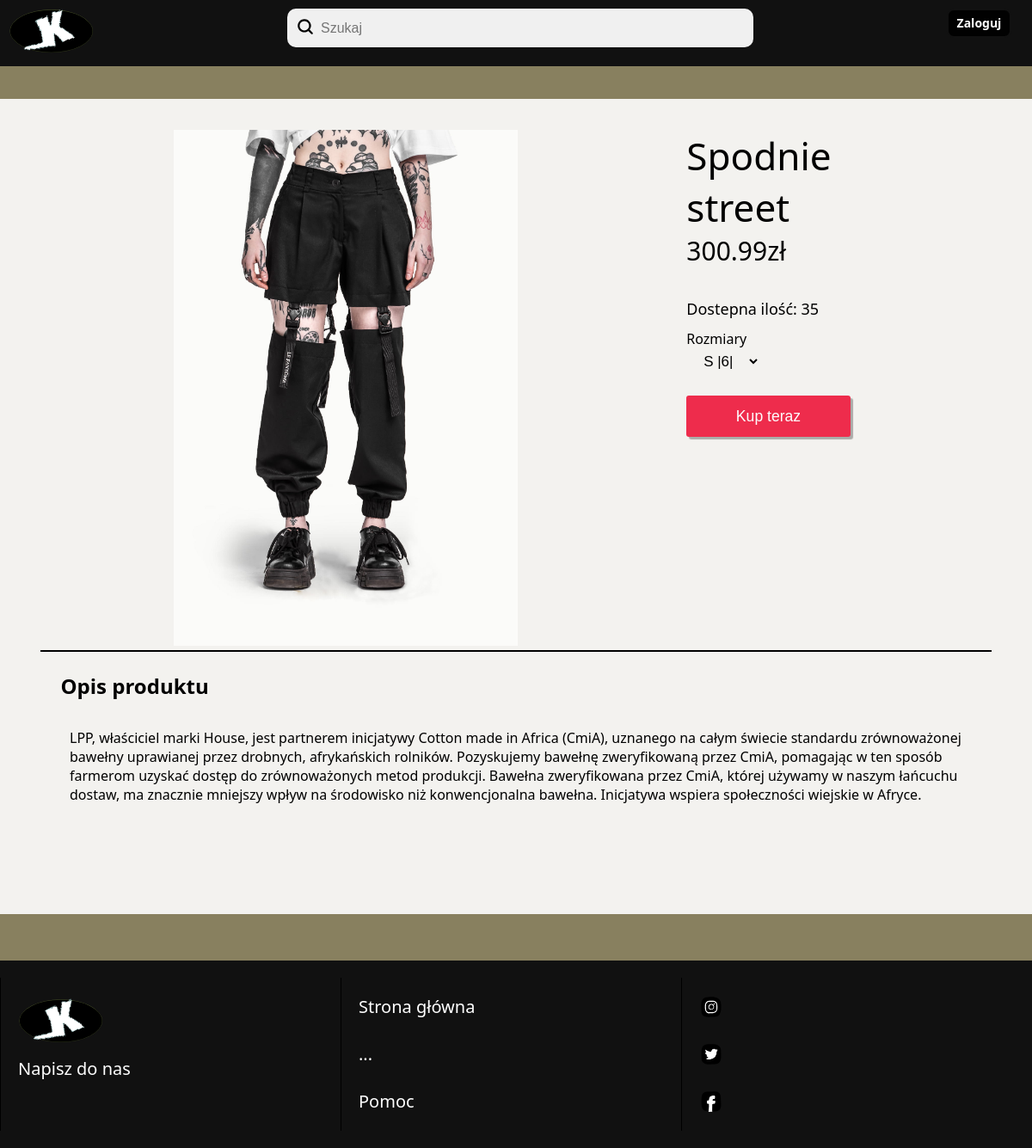
The page /produkty/spodnie-street-966862i.php on the database its author committed.
### tables this page shows
CREATE TABLE `produkty` (
  `id` int(11) NOT NULL,
  `nazwa` varchar(200) NOT NULL,
  `cena` decimal(10,2) NOT NULL,
  `ilosc` smallint(6) NOT NULL,
  `rodzaj` varchar(50) NOT NULL,
  `opis` text NOT NULL,
  `zdjecie` varchar(255) DEFAULT NULL,
  `indeks_produktu` varchar(8) DEFAULT NULL,
  `link` varchar(255) DEFAULT NULL
);

### produkty/spodnie-street-966862i.php (the view, shortened to what this page needs)
<!DOCTYPE html>
<html lang='pl'>
<head>
    <link rel='stylesheet' href='../s.css?v1.1'>
</head>
<body>
<?php
include_once('../header_produkty.php');
include_once('../laczenieZbaza.php');
$actual_link = (empty($_SERVER['HTTPS']) ? 'http' : 'https') . "://$_SERVER[HTTP_HOST]$_SERVER[REQUEST_URI]";
$indeks1 = explode('http://localhost/forum/produkty/', $actual_link);
$indeks2 = explode('.php',$indeks1[1]);
$indeks3 = explode('-',$indeks2[0]);
$pyt_prod= $conn -> prepare('SELECT nazwa,cena,ilosc,opis,zdjecie FROM produkty WHERE indeks_produktu like ?');
$indeks_produktu = end($indeks3);
$pyt_prod->execute([$indeks_produktu]);
$dane = $pyt_prod->fetch();
$pyt_rozmiar= $conn -> prepare('SELECT rozmiary_produktow.rozmiar, rozmiary_produktow.ilosc FROM rozmiary_produktow inner join produkty on rozmiary_produktow.id_produktu = produkty.id WHERE produkty.indeks_produktu like ?');
$pyt_rozmiar->execute([$indeks_produktu]);
$zdjecie_prod = "../". $dane["zdjecie"];
$nazwa_prod = str_replace('-', ' ', $dane["nazwa"]);
?>
<div class='contener'>
<div class='grid_produkt'>
    <div id='div1'>
        <?php echo "<img src=$zdjecie_prod id=prod width=400px height=auto alt=zdjecie/produktu>"; ?>
    </div>
    <div id="div2">
        <?php
        echo "<form action=../dodaj_do_koszyka.php method=POST>";
        echo "<p id=nazwa>".ucfirst($nazwa_prod)."</p>";
        echo "<p name=cena id=cena>".$dane["cena"]. "zł</p>";
        echo "<p name=ilosc id=ilosc>Dostepna ilość: ".$dane["ilosc"]."</p>";
        echo "<span>Rozmiary</span> "."<select id=rozmiar name=rozmiar >";
        while ($rozmiar = $pyt_rozmiar->fetch()) {
            echo "<option value=".$rozmiar["rozmiar"].">".$rozmiar["rozmiar"]. " |". $rozmiar["ilosc"] . "|".'</option>';
        }
        echo "</select>";
        echo "<button type=submit >Kup teraz</button></form>";
        ?>
    </div>
    <div id="div3">
        <?php
        echo "<h2>Opis produktu</h2><br>";
        echo "<p style=padding:1%; font-family:Segoe UI;>".$dane["opis"]."</p>";
        ?>
    </div>
</div>
</div>
<footer>
</footer>
</body>
</html>

### s.css (style rules this page uses)
* { box-sizing: border-box; margin: 0; }
body { min-height: 100vh; display: flex; flex-direction: column; background: rgb(136, 128, 95); font-family:'Segoe UI'; color: black; margin: 0; }
.contener { padding-top: 1rem; padding-bottom: 2rem; flex: 1; }
.footer { width: 100%; height: 20%; background-color: rgb(17, 17, 17); display: flex; flex-direction: row; }
.footer div { font-family: Font2, "segoe ui"; font-size: 20px; width: 33%; padding: 20px; color: white; border-left: 1px solid black; margin-top: 20px; margin-bottom: 20px; display: flex; flex-direction: column; }
.footer div a { height: 28px; width: fit-content; cursor: pointer; }
.footer div img { cursor: pointer; }
.grid_produkt { width: 100%; height: max-content; display: grid; grid-template-columns: repeat(3, 1fr); grid-template-rows: 2fr 1fr; grid-column-gap: 0px; grid-row-gap: 0px; background-color: #ffffffe5; padding: 5px; margin-left: auto; margin-right: auto; padding-top: 3%; }
.grid_produkt div:nth-child(1) { grid-area: 1 / 1 / 2 / 3; text-align: center; width: 100%; }
.grid_produkt div:nth-child(2) { grid-area: 1 / 3 / 2 / 4; width: 60%; }
.grid_produkt div:nth-child(2) form { display: flex; flex-direction: column; }
.grid_produkt div:nth-child(2) #nazwa { font-size: 44px; }
.grid_produkt div:nth-child(2) #cena { font-size: 30px; padding-bottom: 15%; }
.grid_produkt div:nth-child(2) #ilosc { font-size: 18px; padding-bottom: 5%; }
.grid_produkt div:nth-child(2) #rozmiar { font-size: 17px; height: auto; width: max-content; text-align: center; border: none; background: transparent; outline: none; cursor: pointer; padding: 5px; }
#div1 { margin-left: auto; margin-right: auto; width: max-content; height: auto; overflow: hidden; }
#div1 img { transform-origin: center center; object-fit: cover; cursor: zoom-in; }
.grid_produkt div:nth-child(2) button { margin-top: 10%; width: 80%; height: 6vh; font-size: 1.1rem; background-color: #ee2c4c; color: #fdfdfd; border: none; border-radius: 3px; box-shadow: 3px 3px 1px #0000004b; cursor: pointer; transition: 0.5s; }
.grid_produkt div:nth-child(3) { grid-area: 2 / 1 / 3 / 4; width: 93%; border-top: solid 2px black; padding: 2%; margin-left: auto; margin-right: auto; }

### rows shown on the page
produkty: zdjecie (picture), nazwa "Spodnie street", cena "300.99", ilosc "35", opis "LPP, właściciel marki House, jest partnerem inicjatywy Cotton made in Africa (CmiA), uznanego na całym świecie standardu zrównoważonej bawełny uprawianej przez drobnych, afrykańskich rolników. Pozyskujemy bawełnę zweryfikowaną przez CmiA, pomagając w ten sposób farmerom uzyskać dostęp do zrównoważonych metod produkcji. Bawełna zweryfikowana przez CmiA, której używamy w naszym łańcuchu dostaw, ma znacznie mniejszy wpływ na środowisko niż konwencjonalna bawełna. Inicjatywa wspiera społeczności wiejskie w Afryce."

### other values the page prints
form field rozmiar "S |6|"
